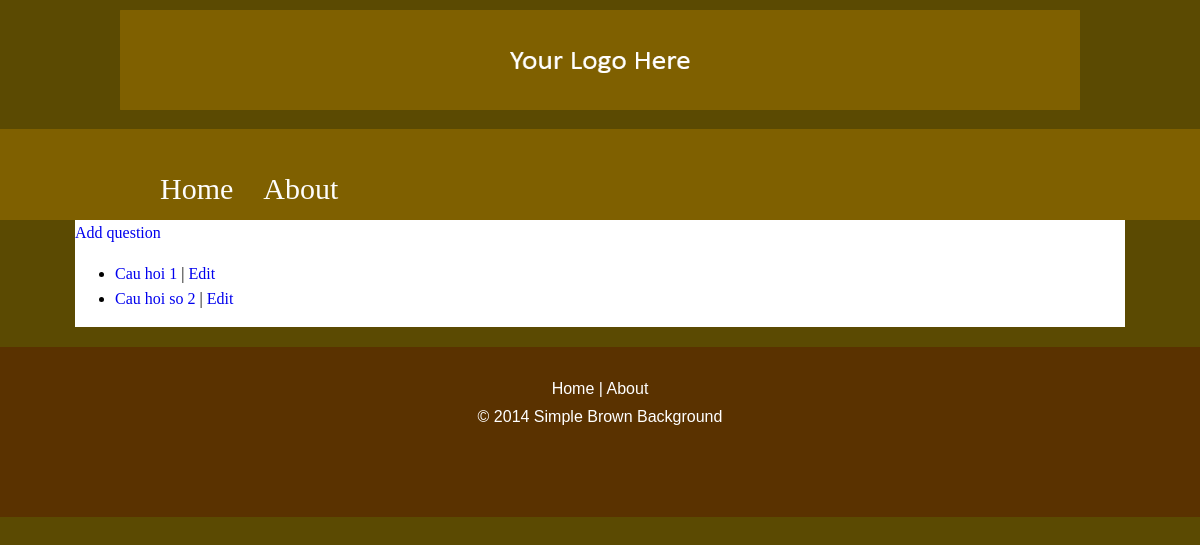
/, run on an earlier commit of the app's database.
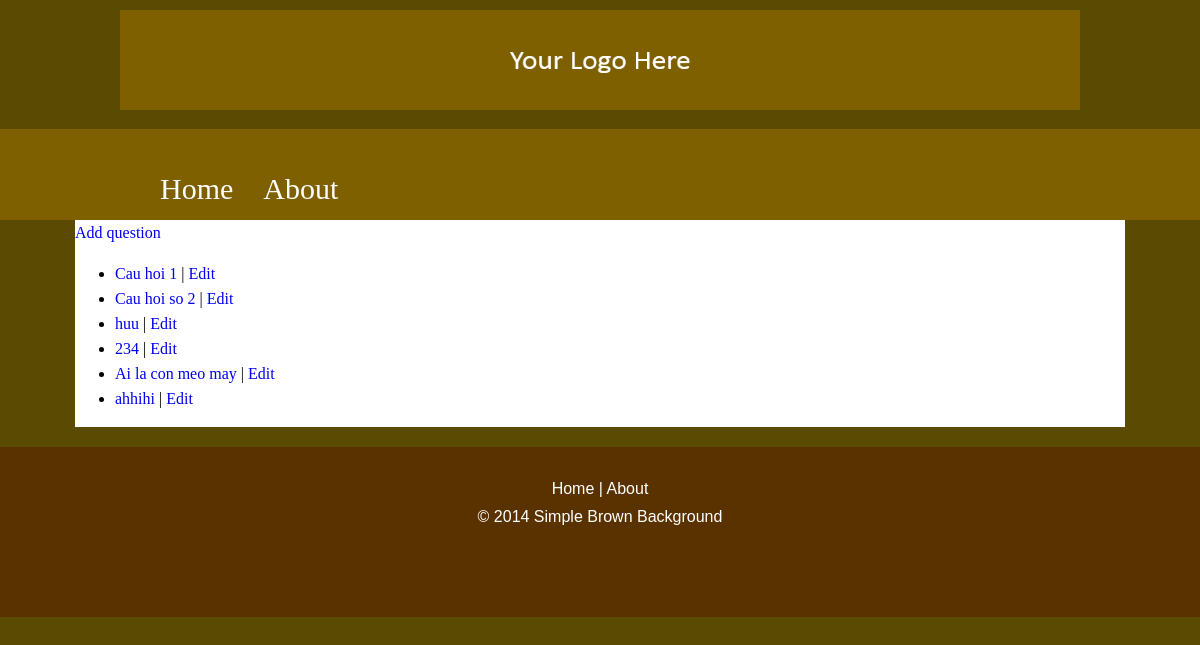
And on a later commit of the database.
### polls/models.py (models this page shows, shortened)
class Question(models.Model):
    question_text = models.CharField('Nội dung',max_length=200)
    date_pub = models.DateTimeField('Ngày cập nhật',auto_now=False, auto_now_add=True)
    def was_published_recently(self):
        return self.date_pub >= timezone.now() - datetime.timedelta(days=1)
    was_published_recently.boolean = True
    was_published_recently.short_description = 'Published recently?'

### polls/views.py (the view)
# urls.py: url(r'^$', views.index, name='index'),
def index(request):
    context = {
        'title': 'Trang chủ',
        'questions':get_list_or_404(Question)
    }
    return render(request,'index.html', context=context)

### polls/templates/index.html
{% extends "base.html" %}
{% block content %}
<a href="{% url 'add' %}">Add question</a>
<ul>
{% for question in questions %}
    <li>
        <a href="{% url 'detail' question.id %}"
        title="{{ question.question_text }}">{{ question.question_text }}</a>
         |
        <a href="{% url 'update' question.id %}">Edit</a>
    </li>
{% endfor %}
</ul>
{% endblock content %}

### polls/templates/base.html (shortened to what this page needs)
<!DOCTYPE html>
<head>
   {% load static %}
   <link href="{% static 'polls/css/style.css' %}" rel="stylesheet" type="text/css">
</head>
<body>
	<div id="header">
		<div>
			<a href="/"><img class="logo" src="{% static 'polls/images/logo.png' %}" width="960" height="100" alt="Simple Website Templates" title="Simple Website Templates"></a>
			<ul class="navigation">
				<li>
					<a class="active" href="/">Home</a>
				</li>
				<li>
					<a href="#">About</a>
				</li>
			</ul>
		</div>
	</div>
	<div id="body">
		{% block content %}
		{% endblock content %}
	</div>
	<div id="footer">
		<p class="footer-menu">
		<p class="footer-menu">
			<a href="/">Home</a> | <a href="#">About</a>
		</p>
		<p class="footer-menu">&copy; 2014 Simple Brown Background</p>
	</div>
</body>
</html>

### polls/static/polls/css/style.css (style rules this page uses)
body { margin :0; padding :0; background-color :#5B4A02; line-height :25px; }
a { outline :0; text-decoration:none; }
img { border :0; }
#header { height :220px; width :100%; background :transparent url("../images/bg-navigation.png"); background-repeat :repeat-x; background-position :bottom; }
#header div { width :960px; margin :0 auto; position :relative; }
#header div a img { border :0; float :left; overflow :hidden; margin-left: auto; margin-right: auto; }
#header div img.logo { border :10; overflow :hidden; margin-top :10px; margin-left: auto; margin-right: auto; }
#header div ul.navigation { padding :0; list-style-type :none; position :absolute; left :30px; top :160px; overflow :hidden; width: 900px; }
#header div ul.navigation li { float :left; }
#header div ul.navigation li:first-child a { padding-left :0; }
#header div ul.navigation li a { text-decoration :none; margin :0px 0px 0px 10px; padding :10px 10px 0px 10px; font-family :'BlowholeBBRegular'; font-size :30px; color :#FDFDFC; width :960px; }
#header div ul.navigation li a.active { color :#fdfdfc; }
#body { width :1050px; margin :0 auto; overflow :hidden; background-color: #fff; }
p { font-family :'Arial'; font-size :16px; color :#000000; font-weight :normal; text-align:justify; }
#footer { height :130px; width :100%; padding :20px 0; margin-top :20px; background-color :#5A3200; }
.footer-menu { text-align:center; color:#fff; line-height: 12px; }
.footer-menu a { color:#fff; }

What changed in the data, as far as the page shows it:
added Question: question_text "huu"
added Question: question_text "234"
added Question: question_text "Ai la con meo may"
added Question: question_text "ahhihi"
